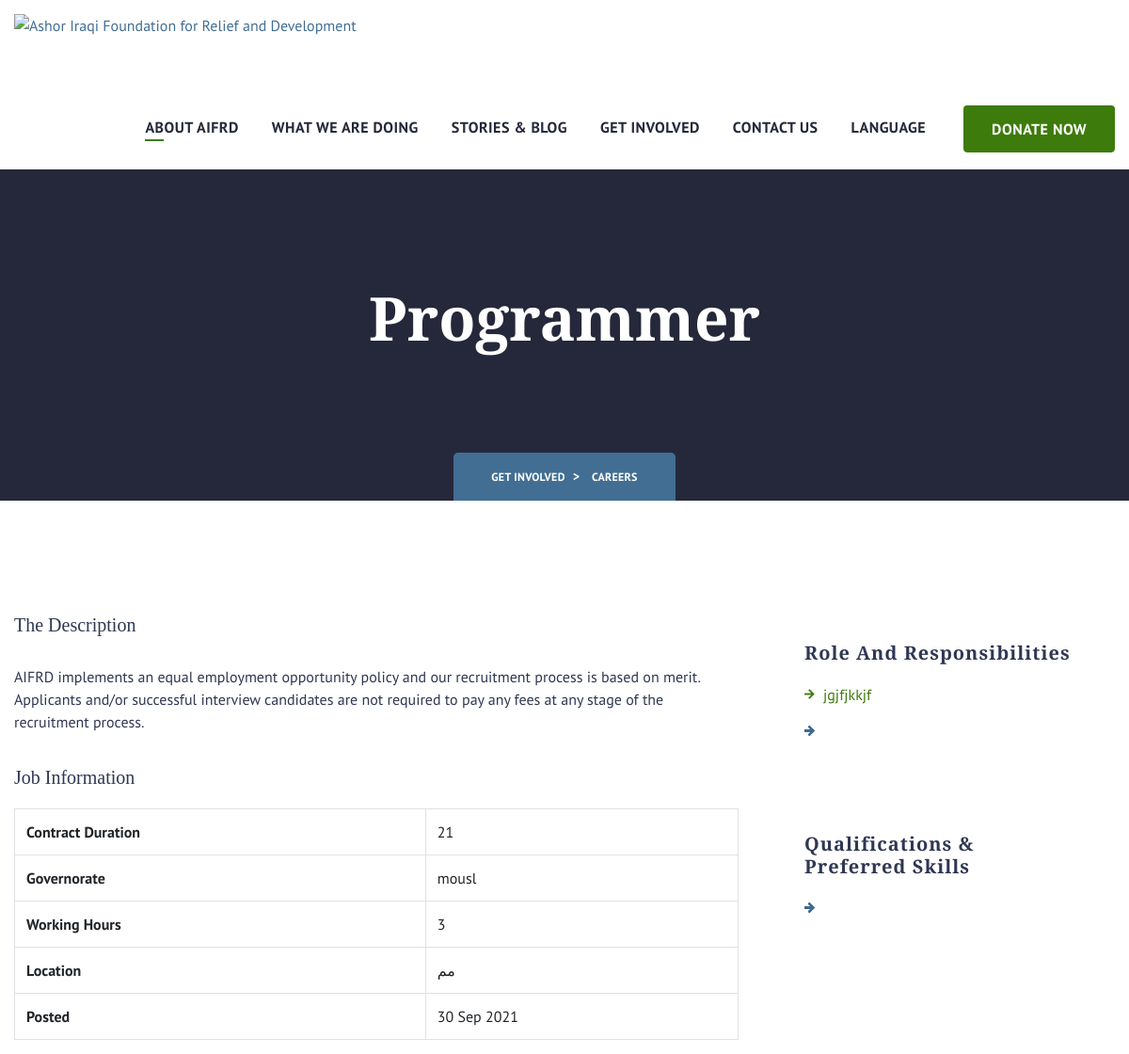
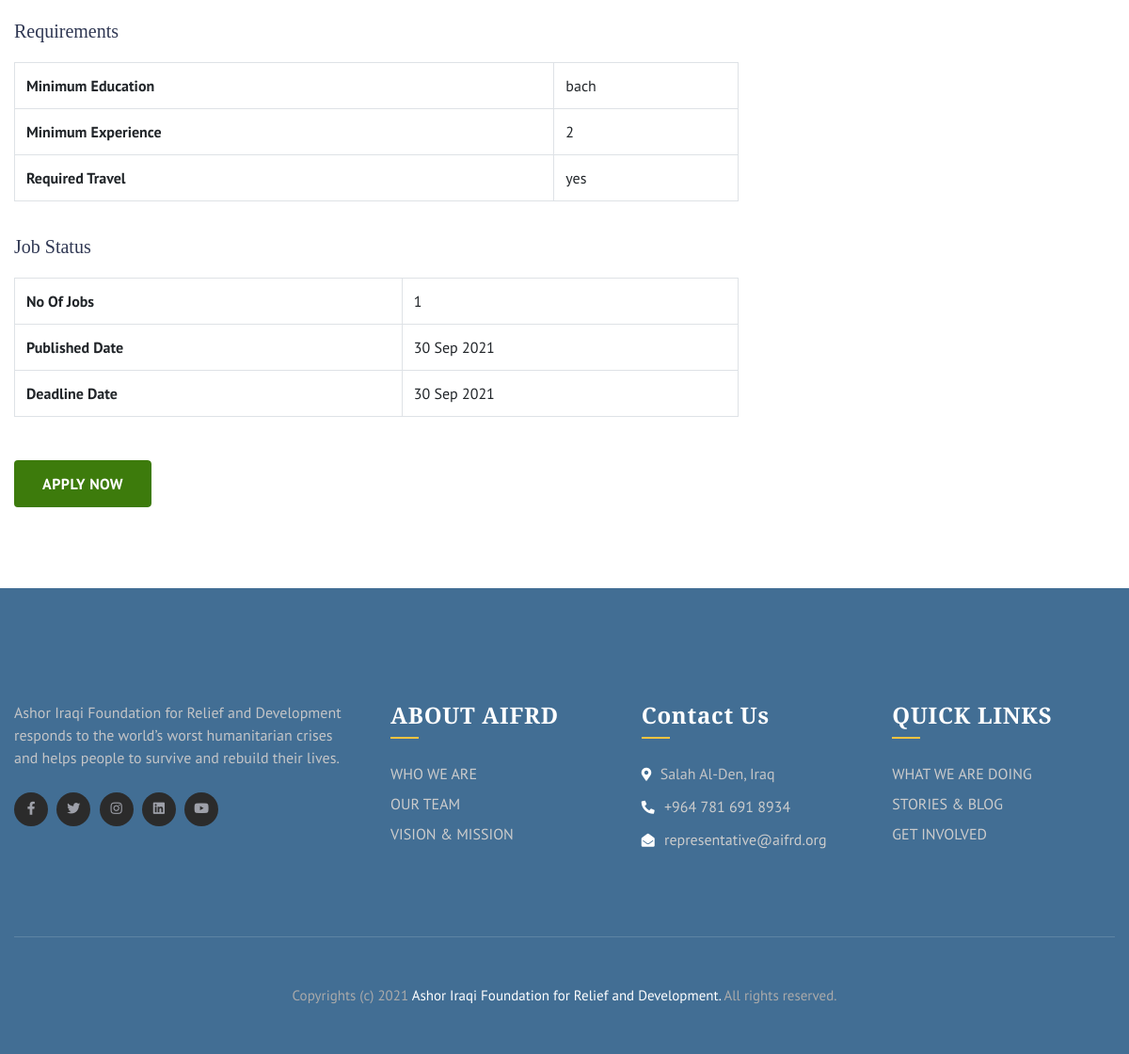
The page /en/careers/careerdetail/1 on the database its author committed (2 pictures, top to bottom).
### careers/models.py (models this page shows)
class CareerDetail(models.Model):
    title = models.CharField(max_length=300, default='', null=True, blank=True)
    title_ar = models.CharField(max_length=300, default='', null=True, blank=True)
    description = models.TextField(null=True, blank=True)
    description_ar = models.TextField(null=True, blank=True)
    working_hours = models.CharField(
        max_length=300, default='', null=True, blank=True)
    contract_duration = models.CharField(
        max_length=300, default='', null=True, blank=True)
    governorate = models.CharField(
        max_length=300, default='', null=True, blank=True)
    governorate_ar = models.CharField(
        max_length=300, default='', null=True, blank=True)
    job_type = models.CharField(
        choices=JOB_TYPE, max_length=1, null=True, blank=True)
    job_type_ar = models.CharField(
        choices=JOB_TYPE_AR, max_length=1, null=True, blank=True)
    location = models.CharField(
        max_length=300, default='', null=True, blank=True)
    location_ar = models.CharField(
        max_length=300, default='', null=True, blank=True)
    posted = models.DateField(default=date.today, null=True, blank=True)
    minimum_education = models.CharField(
        max_length=300, default='', null=True, blank=True)
    minimum_education_ar = models.CharField(
        max_length=300, default='', null=True, blank=True)
    minimum_experience = models.CharField(
        max_length=300, default='', null=True, blank=True)
    required_travel = models.CharField(
        max_length=150, default='', null=True, blank=True)
    required_travel_ar = models.CharField(
        max_length=150, default='', null=True, blank=True)
    no_of_jobs = models.PositiveIntegerField(default=1, null=True, blank=True)
    deadline = models.DateField(default=date.today, null=True, blank=True)
    puplished = models.DateField(default=date.today, null=True, blank=True)
    role_1 = models.TextField(null=True, blank=True)
    role_2 = models.TextField(null=True, blank=True)
    role_3 = models.TextField(null=True, blank=True)
    role_4 = models.TextField(null=True, blank=True)
    role_5 = models.TextField(null=True, blank=True)
    role_6 = models.TextField(null=True, blank=True)
    role_7 = models.TextField(null=True, blank=True)
    role_8 = models.TextField(null=True, blank=True)
    role_9 = models.TextField(null=True, blank=True)
    role_10 = models.TextField(null=True, blank=True)
    role_1_ar = models.TextField(null=True, blank=True)
    role_2_ar = models.TextField(null=True, blank=True)
    role_3_ar = models.TextField(null=True, blank=True)
    role_4_ar = models.TextField(null=True, blank=True)
    role_5_ar = models.TextField(null=True, blank=True)
    role_6_ar = models.TextField(null=True, blank=True)
    role_7_ar = models.TextField(null=True, blank=True)
    role_8_ar = models.TextField(null=True, blank=True)
    role_9_ar = models.TextField(null=True, blank=True)
    role_10_ar = models.TextField(null=True, blank=True)
    skill_1 = models.TextField(null=True, blank=True)
    skill_2 = models.TextField(null=True, blank=True)
    skill_3 = models.TextField(null=True, blank=True)
    skill_4 = models.TextField(null=True, blank=True)
    skill_5 = models.TextField(null=True, blank=True)
    skill_6 = models.TextField(null=True, blank=True)
    skill_7 = models.TextField(null=True, blank=True)
    skill_8 = models.TextField(null=True, blank=True)
    skill_9 = models.TextField(null=True, blank=True)
    skill_10 = models.TextField(null=True, blank=True)
    skill_1_ar = models.TextField(null=True, blank=True)
    skill_2_ar = models.TextField(null=True, blank=True)
    skill_3_ar = models.TextField(null=True, blank=True)
    skill_4_ar = models.TextField(null=True, blank=True)
    skill_5_ar = models.TextField(null=True, blank=True)
    skill_6_ar = models.TextField(null=True, blank=True)
    skill_7_ar = models.TextField(null=True, blank=True)
    skill_8_ar = models.TextField(null=True, blank=True)
    skill_9_ar = models.TextField(null=True, blank=True)
    skill_10_ar = models.TextField(null=True, blank=True)
    def __str__(self):
        return self.title

### careers/views.py (the view)
# urls.py: path('careerdetail/<int:id>', views.career_detail, name='career_detail'),
def career_detail(request, id):
    career_detail = CareerDetail.objects.get(id=id)
    print(career_detail)
    assert isinstance(request, HttpRequest)
    queryset = CareerDetatilImage.objects.all()
    serializer_class = CareerDetatilImageSerializer(queryset, many=True)
    context = {'career': career_detail, 'data': serializer_class.data}
    return render(request, 'career_detail.html', context)

### careers/templates/career_detail.html (shortened to what this page needs)
{% extends 'base.html' %}
{% block body %}
{% load i18n %}
{% get_current_language as LANGUAGE_CODE %}
    <section class="page-banner">
      <div class="auto-container">
        <h1>  {% if LANGUAGE_CODE == 'en' %} {{career.title}}
          {% elif LANGUAGE_CODE == 'ar' %} {{career.title_ar}} {% endif %}</h1>
      </div>
      <div class="breadcrumb-box">
        <div class="auto-container">
          <ul class="bread-crumb clearfix">
            <li>
              <a href="{% url 'jobs:get_involved' %}" style="font-size: 12px">{% trans "GET INVOLVED" %}</a>
            </li>
            <li>
              <a href="{% url 'careers:career_list' %}" style="font-size: 12px">{% trans "CAREERS" %}</a>
            </li>
          </ul>
        </div>
      </div>
    </section>
    <div class="sidebar-page-container">
      <div class="auto-container">
        <div class="row clearfix">
          <div class="content-side col-lg-8 col-md-12 col-sm-12">
            <div class="post-details">
              <div class="event-details">
                <div class="lower-box">
                  <div class="post-content">
                    <h3 style="font-size:20px; padding-top: 10px;padding-bottom: 30px;">{% trans "The Description" %}</h3>       <p>    {% if LANGUAGE_CODE == 'en' %} {{career.description}}
                    {% elif LANGUAGE_CODE == 'ar' %} {{career.description_ar}} {% endif %}           </p>
                  </div>
                  <h2  class= "h-style-arabic" style="font-size:20px;padding-bottom:20px;padding-top: 20px;">{% trans "Job Information" %}</h2>
                  <div class=" clearfix">
                    <div class="cause-info">
                      <table class="table table-bordered">
                        <tbody  class= "h-style-arabic">
                          <tr>
                            <th  scope="row"> {% trans "Contract Duration" %} </h1></th>
                            <td>{{career.contract_duration}}</td>
                          </tr>
                          <tr>
                            <th scope="row">{% trans "Governorate" %}</th>
                            <td>  {% if LANGUAGE_CODE == 'en' %} {{career.governorate}}
                              {% elif LANGUAGE_CODE == 'ar' %} {{career.governorate_ar}} {% endif %}</td>
                          </tr>
                          <tr>
                            <th scope="row">{% trans "Working Hours" %}</th>
                            <td colspan="2"> {{career.working_hours}}</td>
                          </tr>
                          <tr>
                            <th scope="row">{% trans "Location" %}</th>
                            <td> {% if LANGUAGE_CODE == 'en' %} {{career.location}}
                              {% elif LANGUAGE_CODE == 'ar' %} {{career.location_ar}} {% endif %}</td>
                          </tr>
                          <tr>
                            <th scope="row">{% trans "Posted" %}</th>
                            <td colspan="2">{{career.posted|date:'d M o'}}</td>
                          </tr>
                        </tbody>
                      </table>
                    </div>
                  </div>
                  <h2  class= "h-style-arabic" style="font-size:20px;padding-bottom:20px;padding-top: 20px;">{% trans "Requirements" %}</h2>
                  <div class=" clearfix">
                    <div class="cause-info">
                      <table class="table table-bordered">
                        <tbody  class= "h-style-arabic">
                          <tr>
                            <th scope="row">{% trans "Minimum Education" %} </th>
                            <td>{% if LANGUAGE_CODE == 'en' %} {{career.minimum_education}}
                              {% elif LANGUAGE_CODE == 'ar' %} {{career.minimum_education_ar}} {% endif %}</td>
                          </tr>
                          <tr>
                            <th scope="row">{% trans "Minimum Experience" %}</th>
                            <td>{{career.minimum_experience}}</td>
                          </tr>
                          <tr>
                            <th scope="row">{% trans "Required Travel" %}</th>
                            <td colspan="2">{% if LANGUAGE_CODE == 'en' %} {{career.required_travel}}
                              {% elif LANGUAGE_CODE == 'ar' %} {{career.required_travel_ar}} {% endif %}</td>
                          </tr>
                        </tbody>
                      </table>
                    </div>
                  </div>
                  <h2  class= "h-style-arabic" style="font-size:20px;padding-bottom:20px;padding-top: 20px;">{% trans "Job Status" %} </h2>
                  <div class=" clearfix">
                    <div class="cause-info">
                      <table class="table table-bordered">
                        <tbody  class= "h-style-arabic">
                          <tr>
                            <th scope="row">{% trans "No Of Jobs" %} </th>
                            <td>{{career.no_of_jobs}}</td>
                          </tr>
                          <tr>
                            <th scope="row">{% trans "Published Date" %}</th>
                            <td>{{career.puplished|date:'d M o'}}</td>
                          </tr>
                          <tr>
                            <th scope="row">{% trans "Deadline Date" %}</th>
                            <td colspan="2">{{career.deadline|date:'d M o'}}</td>
                          </tr>
                        </tbody>
                      </table>
                    </div>
                  </div>
                </div>
              </div>
            </div>
          </div>
          <div class="sidebar-side col-lg-4 col-md-12 col-sm-12">
            <aside class="sidebar">
              <div class="sidebar-widget category-widget">
                <div class="widget-inner">
                  <h3  class= "h-style-arabic" style="font-size:20px">{% trans "Role and responsibilities" %}</h3>
                  <div class="widget-content">
                    <ul>
                      <li class="active"> <a class="clearfix"
                            >{% if LANGUAGE_CODE == 'en' %} {{career.role_1}}
                            {% elif LANGUAGE_CODE == 'ar' %} {{career.role_1_ar}} {% endif %} </a></li>
                      </ul>
                  </div>
                </div>
              </div>
              <div class="sidebar-widget category-widget">
                <div class="widget-inner">
                  <h3 style="font-size:20px">{% trans "Qualifications & Preferred Skills" %}</h3>
                </div>
              </div>
            </aside>
          </div>
          <div class="link-box">
            <a href="{% url 'careers:careerForm' career %}" class="theme-btn btn-style-two"><span class="btn-title">{% trans "Apply Now" %}</span></a>
          </div>
        </div>
      </div>
    </div>
    {% endblock body %}

### careers/static/careers/css/responsive.css (style rules this page uses)
@media only screen and (max-width: 1340px) { .page-banner h1 { font-size: 64px; } }

### rows shown on the page
CareerDetail: title "Programmer", description "AIFRD implements an equal employment opportunity policy and our recruitment process is based on merit. Applicants and/or successful interview candidates are not required to pay any fees at any stage of the recruitment process.", contract_duration "21", governorate "mousl", working_hours "3", location "مم", posted "30 Sep 2021", minimum_education "bach", minimum_experience "2", required_travel "yes", no_of_jobs "1", puplished "30 Sep 2021", deadline "30 Sep 2021", role_1 "jgjfjkkjf"
